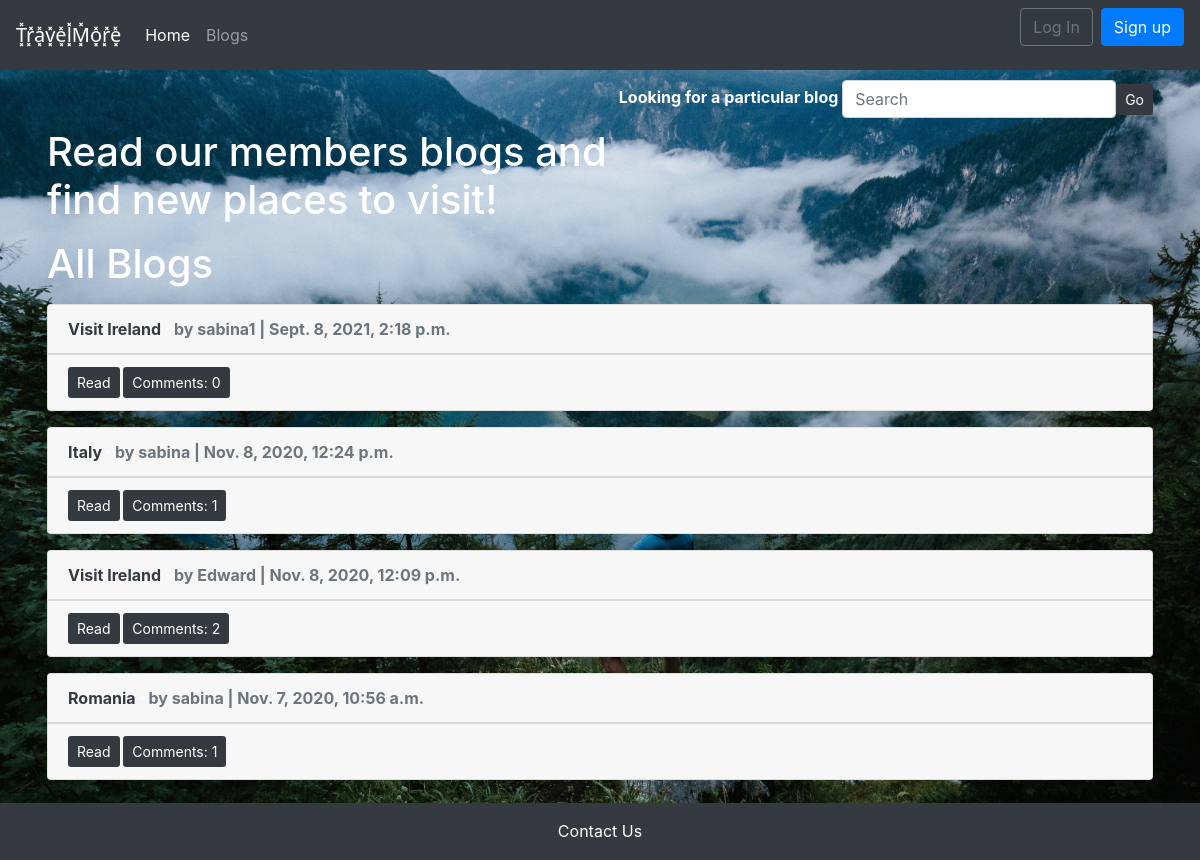
The app's page /blogs/ with its own data.
### blogs/models.py (models this page shows, shortened)
class Blogs(models.Model):
    id = models.UUIDField(
        primary_key=True,
        default=uuid.uuid4,
        editable=False)
    title = models.CharField(max_length=255)
    body = models.TextField()
    date = models.DateTimeField(auto_now_add=True)
    author = models.ForeignKey(
        get_user_model(),
        on_delete=models.CASCADE,
    )
    cover = models.ImageField(upload_to='covers/', blank=True)
    class Meta:
        ordering = ['-date',]     #ordering our blogs to show the new new blogs first

### accounts/models.py (models this page shows)
class CustomUser(AbstractUser):
    age = models.PositiveIntegerField(null=True, blank=True)

### blogs/views.py (the view)
# urls.py: path('', BlogsListView.as_view(), name='blogs_list'),
class BlogsListView(ListView):
    model = Blogs
    template_name = 'blogs_list.html'

### templates/blogs_list.html (shortened to what this page needs)
{% extends 'base.html' %}
{% block content %}
<div class="container-fluid mb-5">
    <div class="float-right d-block mt-5">
      <form class="form-inline" action="{% url 'search_results' %}" method="get">
        <p class="font-weight-bold text-white text-center">Looking for a particular blog  <input name="q" class="form-control" type="text" placeholder="Search" aria-label="Search"><button class="btn bg-dark text-white btn-sm" type="submit">Go</button> </p>
      </form>
    </div>
  <div class="font-weight-bold text-white mt-5"><h1>Read our members blogs and find new places to visit!</h1></div>
  <div class="font-weight-bold text-white mt-3"><h1>All Blogs</h1>
    {% for blogs in object_list %}
      {% if not blogs.author == user %}
          <div class="card mt-3">
            <div class="card-header">
              <div class="float-left">
                <span class="font-weight-bold text-dark">{{ blogs.title }}</span> &middot;
                <span class="text-muted">by {{ blogs.author }} | {{ blogs.date }}</span>
              </div>
            </div>
            <div class="card-footer">
              <a class="btn bg-dark text-white btn-sm" href="{% url 'blogs_detail' blogs.pk %}">Read</a>
              <a class="btn bg-dark text-white btn-sm" href="{% url 'blogs_detail' pk=blogs.pk %}">Comments: {{ blogs.comments.count }}</a>
            </div>
          </div>
      {% endif%}
    {% endfor %}
  </div>
</div>
{% endblock content %}

### templates/base.html (shortened to what this page needs)
{% load static %}
<html>
<head>
  <link rel="stylesheet" href="https://stackpath.bootstrapcdn.com/bootstrap/4.5.0/css/bootstrap.min.css"
>
  <link rel="stylesheet" type="text/css" href="{% static 'css/base.css' %}">
  <link rel="stylesheet" href="https://maxcdn.bootstrapcdn.com/bootstrap/4.5.2/css/bootstrap.min.css">
</head>
<body>
  <nav class="navbar navbar-expand-lg navbar-dark bg-dark fixed-top mb-2">
    <a class="navbar-brand" href="{% url 'home' %}">T͓̽r͓̽a͓̽v͓̽e͓̽l͓̽M͓̽o͓̽r͓̽e͓̽</a>
    <ul class="navbar-nav">
      <li class="nav-item active"><a class="nav-link" href="{% url 'home' %}">Home</a></li>
      <li class="nav-item"><a class="nav-link" href="{% url 'blogs' %}">Blogs</a></li>
    </ul>
    <div class="collapse navbar-collapse" id="navbarSupportedContent">
      {% if user.is_authenticated %}
      <ul class="navbar-nav ml-auto ">
        <li class="nav-item">
          <a class="nav-link dropdown-toggle" href="#" id="navbarDropdown" role="button" data-toggle="dropdown"
            aria-haspopup="true" aria-expanded="false">
        {{ user.username }}
        </a>
        <div class="dropdown-menu dropdown-menu-lg-right" aria-labelledby="navbarDropdown">
          <a class="dropdown-item" href="{% url 'blogs_new' %}">New Blog</a>
          <div class="dropdown-divider"></div>
          <a class="dropdown-item" href="{% url 'password_change'%}">Change password</a>
          <div class="dropdown-divider"></div>
          <a class="dropdown-item" href="{% url 'logout' %}">Log Out</a>
        </div>
        </li>
      </ul>
      {% else %}
      <form class="form-inline ml-auto bg-dark">
        <a href="{% url 'login' %}" class="btn btn-outline-secondary">
          Log In</a>
        <a href="{% url 'signup' %}" class="btn btn-primary ml-2">
          Sign up</a>
      </form>
      {% endif %}
    </div>
  </nav>
  <main>
    {% block content %}
    {% endblock content %}
  </main>
  <footer>
    <div class="footer bg-dark fixed-bottom">
      <a class="btn btn-dark text-white " href="{% url 'contactUs' %}" role="button">Contact Us</a></div>
  </footer>
</body>
</html>

### static/css/base.css (style rules this page uses)
body { margin: 5em; padding: 2em; margin-bottom: 4em; font-family: ‘Merriweather’, serif; background: url("../images/newtravel.jpg"); background-size: cover; background-repeat: no-repeat; background-position: center center; background-attachment: fixed; }
.container-fluid { width: 100%; }
.footer { width: 100%; color: white; text-align: center; padding: 0.6em; }

### records on screen
Blogs: title "Visit Ireland", author "sabina1", date "Sept. 8, 2021, 2:18 p.m.", comments.count "0"
Blogs: title "Italy", author "sabina", date "Nov. 8, 2020, 12:24 p.m.", comments.count "1"
Blogs: title "Visit Ireland", author "Edward", date "Nov. 8, 2020, 12:09 p.m.", comments.count "2"
Blogs: title "Romania", author "sabina", date "Nov. 7, 2020, 10:56 a.m.", comments.count "1"
